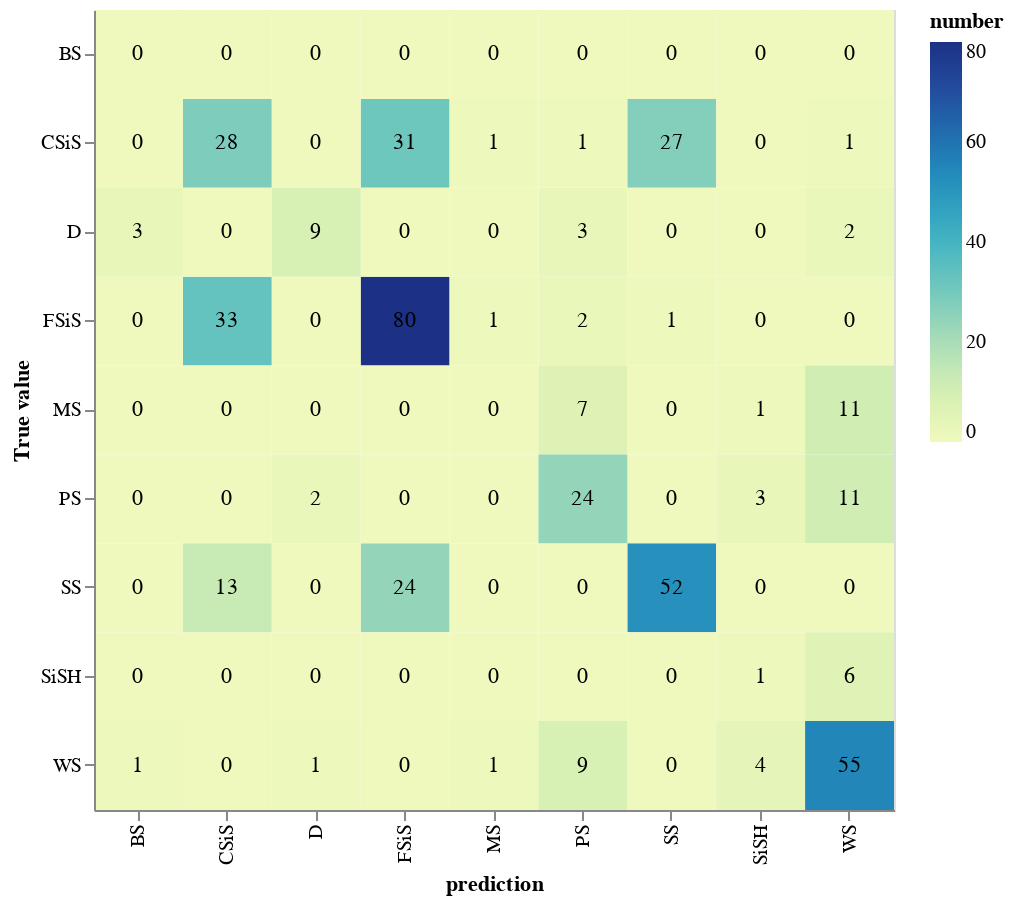

This figure's notebook cell:
### Code cell
conf=df_confusion.reset_index().melt('index')
conf.columns=['True value','prediction','number']
b=alt.Chart(conf).encode(
            x='prediction:N',
            y='True value:N'
    ).properties(height=400,width=400)

rec=b.mark_rect().encode(
            color='number'
        )
text=b.mark_text().encode(
        text=alt.Text('number')
)

rec+text

### Figure 1 — Vega-Lite specification as saved in the notebook (floating-point values rounded to 4 significant figures)
{"config": {"view": {"continuousWidth": 400, "continuousHeight": 300}}, "layer": [{"mark": "rect", "encoding": {"color": {"type": "quantitative", "field": "number"}, "x": {"type": "nominal", "field": "prediction"}, "y": {"type": "nominal", "field": "True value"}}, "height": 400, "width": 400}, {"mark": "text", "encoding": {"text": {"type": "quantitative", "field": "number"}, "x": {"type": "nominal", "field": "prediction"}, "y": {"type": "nominal", "field": "True value"}}, "height": 400, "width": 400}], "data": {"name": "data-406bb7d9beea4d2d3607b10c14413b85"}, "$schema": "https://vega.github.io/schema/vega-lite/v4.8.1.json", "datasets": {"data-406bb7d9beea4d2d3607b10c14413b85": [{"True value": "SS", "prediction": "SS", "number": 52}, {"True value": "CSiS", "prediction": "SS", "number": 27}, {"True value": "FSiS", "prediction": "SS", "number": 1}, {"True value": "SiSH", "prediction": "SS", "number": 0}, {"True value": "MS", "prediction": "SS", "number": 0}, {"True value": "WS", "prediction": "SS", "number": 0}, {"True value": "D", "prediction": "SS", "number": 0}, {"True value": "PS", "prediction": "SS", "number": 0}, {"True value": "BS", "prediction": "SS", "number": 0}, {"True value": "SS", "prediction": "CSiS", "number": 13}, {"True value": "CSiS", "prediction": "CSiS", "number": 28}, {"True value": "FSiS", "prediction": "CSiS", "number": 33}, {"True value": "SiSH", "prediction": "CSiS", "number": 0}, {"True value": "MS", "prediction": "CSiS", "number": 0}, {"True value": "WS", "prediction": "CSiS", "number": 0}, {"True value": "D", "prediction": "CSiS", "number": 0}, {"True value": "PS", "prediction": "CSiS", "number": 0}, {"True value": "BS", "prediction": "CSiS", "number": 0}, {"True value": "SS", "prediction": "FSiS", "number": 24}, {"True value": "CSiS", "prediction": "FSiS", "number": 31}, {"True value": "FSiS", "prediction": "FSiS", "number": 80}, {"True value": "SiSH", "prediction": "FSiS", "number": 0}, {"True value": "MS", "prediction": "FSiS", "number": 0}, {"True value": "WS", "prediction": "FSiS", "number": 0}, {"True value": "D", "prediction": "FSiS", "number": 0}, {"True value": "PS", "prediction": "FSiS", "number": 0}, {"True value": "BS", "prediction": "FSiS", "number": 0}, {"True value": "SS", "prediction": "SiSH", "number": 0}, {"True value": "CSiS", "prediction": "SiSH", "number": 0}, {"True value": "FSiS", "prediction": "SiSH", "number": 0}, {"True value": "SiSH", "prediction": "SiSH", "number": 1}, {"True value": "MS", "prediction": "SiSH", "number": 1}, {"True value": "WS", "prediction": "SiSH", "number": 4}, {"True value": "D", "prediction": "SiSH", "number": 0}, {"True value": "PS", "prediction": "SiSH", "number": 3}, {"True value": "BS", "prediction": "SiSH", "number": 0}, {"True value": "SS", "prediction": "MS", "number": 0}, {"True value": "CSiS", "prediction": "MS", "number": 1}, {"True value": "FSiS", "prediction": "MS", "number": 1}, {"True value": "SiSH", "prediction": "MS", "number": 0}, {"True value": "MS", "prediction": "MS", "number": 0}, {"True value": "WS", "prediction": "MS", "number": 1}, {"True value": "D", "prediction": "MS", "number": 0}, {"True value": "PS", "prediction": "MS", "number": 0}, {"True value": "BS", "prediction": "MS", "number": 0}, {"True value": "SS", "prediction": "WS", "number": 0}, {"True value": "CSiS", "prediction": "WS", "number": 1}, {"True value": "FSiS", "prediction": "WS", "number": 0}, {"True value": "SiSH", "prediction": "WS", "number": 6}, {"True value": "MS", "prediction": "WS", "number": 11}, {"True value": "WS", "prediction": "WS", "number": 55}, {"True value": "D", "prediction": "WS", "number": 2}, {"True value": "PS", "prediction": "WS", "number": 11}, {"True value": "BS", "prediction": "WS", "number": 0}, {"True value": "SS", "prediction": "D", "number": 0}, {"True value": "CSiS", "prediction": "D", "number": 0}, {"True value": "FSiS", "prediction": "D", "number": 0}, {"True value": "SiSH", "prediction": "D", "number": 0}, {"True value": "MS", "prediction": "D", "number": 0}, {"True value": "WS", "prediction": "D", "number": 1}, {"True value": "D", "prediction": "D", "number": 9}, {"True value": "PS", "prediction": "D", "number": 2}, {"True value": "BS", "prediction": "D", "number": 0}, {"True value": "SS", "prediction": "PS", "number": 0}, {"True value": "CSiS", "prediction": "PS", "number": 1}, {"True value": "FSiS", "prediction": "PS", "number": 2}, {"True value": "SiSH", "prediction": "PS", "number": 0}, {"True value": "MS", "prediction": "PS", "number": 7}, {"True value": "WS", "prediction": "PS", "number": 9}, {"True value": "D", "prediction": "PS", "number": 3}, {"True value": "PS", "prediction": "PS", "number": 24}, {"True value": "BS", "prediction": "PS", "number": 0}, {"True value": "SS", "prediction": "BS", "number": 0}, {"True value": "CSiS", "prediction": "BS", "number": 0}, {"True value": "FSiS", "prediction": "BS", "number": 0}, {"True value": "SiSH", "prediction": "BS", "number": 0}, {"True value": "MS", "prediction": "BS", "number": 0}, {"True value": "WS", "prediction": "BS", "number": 1}, {"True value": "D", "prediction": "BS", "number": 3}, {"True value": "PS", "prediction": "BS", "number": 0}, {"True value": "BS", "prediction": "BS", "number": 0}]}}
